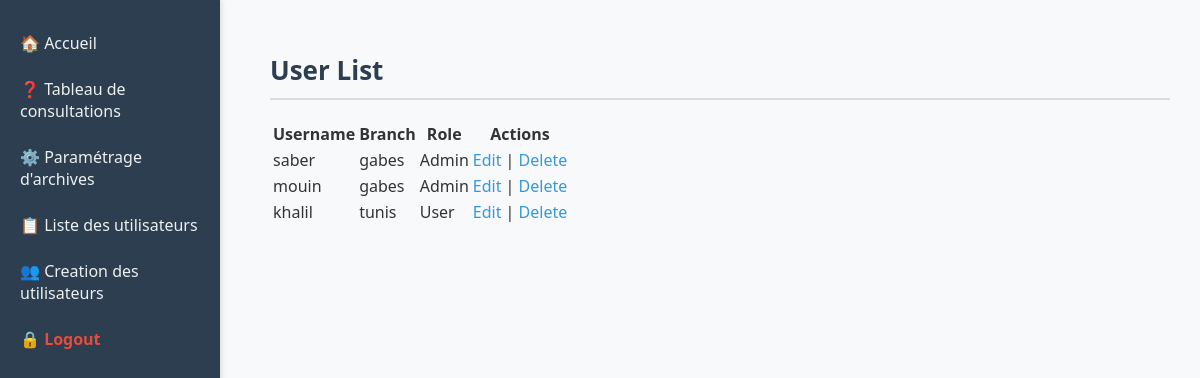
/users/list/ (signed in), run on the app's committed database.
### archive_app/models.py (models this page shows, shortened)
class CustomUser(AbstractBaseUser, PermissionsMixin):
    ROLE_CHOICES = (
        ('Admin', 'Admin'),
        ('User', 'User'),
    )
    username = models.CharField(max_length=50, unique=True)
    branch = models.CharField(max_length=50)
    role = models.CharField(max_length=10, choices=ROLE_CHOICES)
    is_active = models.BooleanField(default=True)
    is_staff = models.BooleanField(default=False)
    objects = CustomUserManager()
    USERNAME_FIELD = 'username'
    REQUIRED_FIELDS = ['branch']

### archive_app/views.py (the view)
# urls.py: path('users/list/', views.list_users, name='list_users'),
@login_required
@user_passes_test(is_admin)
def list_users(request):
    users = CustomUser.objects.all()
    return render(request, 'archive_app/list_users.html', {'users': users})

### archive_app/views.py (called while the page is built)
def is_admin(user):
    return user.is_authenticated and user.role == 'Admin'

### archive_app/templates/archive_app/list_users.html
{% extends 'archive_app/base.html' %}
{% block content %}
<h2>User List</h2>
<table>
    <thead>
        <tr><th>Username</th><th>Branch</th><th>Role</th><th>Actions</th></tr>
    </thead>
    <tbody>
        {% for user in users %}
        <tr>
            <td>{{ user.username }}</td>
            <td>{{ user.branch }}</td>
            <td>{{ user.role }}</td>
            <td>
                <a href="{% url 'edit_user' user.id %}">Edit</a> |
                <a href="{% url 'delete_user' user.id %}" onclick="return confirm('Are you sure you want to delete this user?');">Delete</a>
            </td>
        </tr>
        {% endfor %}
    </tbody>
</table>
{% endblock %}

### archive_app/templates/archive_app/base.html (shortened to what this page needs)
{% load static %}
<!DOCTYPE html>
<html lang="en">
<head>
    <link rel="stylesheet" href="{% static 'archive_app/style.css' %}">
</head>
<body>
    <div class="sidebar">
        {% if user.is_authenticated %}
            <a href="{% url 'home' %}" class="menu-btn">🏠 Accueil</a>
            <a href="{% url 'consultation' %}" class="menu-btn">❓ Tableau de consultations</a>
            <a href="{% url 'archive_config' %}" class="menu-btn">⚙️ Paramétrage d'archives</a>
            <a href="{% url 'list_users' %}" class="menu-btn">📋 Liste des utilisateurs</a>
            <a href="{% url 'create_user' %}" class="menu-btn">👥 Creation des utilisateurs</a>
            <a href="{% url 'logout' %}" class="menu-btn logout">🔒 Logout</a>
        {% endif %}
    </div>
    <div class="content">
        {% block content %}{% endblock %}
    </div>
</body>
</html>

### archive_app/static/archive_app/style.css (style rules this page uses)
body { font-family: "Segoe UI", Tahoma, Geneva, Verdana, sans-serif; background-color: #f8f9fa; color: #333; margin: 0; padding: 0; }
.sidebar { position: fixed; top: 0; left: 0; width: 220px; height: 100%; background-color: #2c3e50; padding-top: 20px; box-shadow: 2px 0 5px rgba(0,0,0,0.1); }
.sidebar .menu-btn { display: block; padding: 12px 20px; color: #ecf0f1; text-decoration: none; font-weight: 500; transition: background 0.2s ease; }
.sidebar .logout { color: #e74c3c; font-weight: bold; }
.content { margin-left: 240px; padding: 30px; }
h2 { color: #2c3e50; font-size: 26px; border-bottom: 2px solid #ddd; padding-bottom: 10px; margin-bottom: 20px; }
a { color: #3498db; text-decoration: none; }

### data on the page
CustomUser: username "saber", branch "gabes", role "Admin"
CustomUser: username "mouin", branch "gabes", role "Admin"
CustomUser: username "khalil", branch "tunis", role "User"
